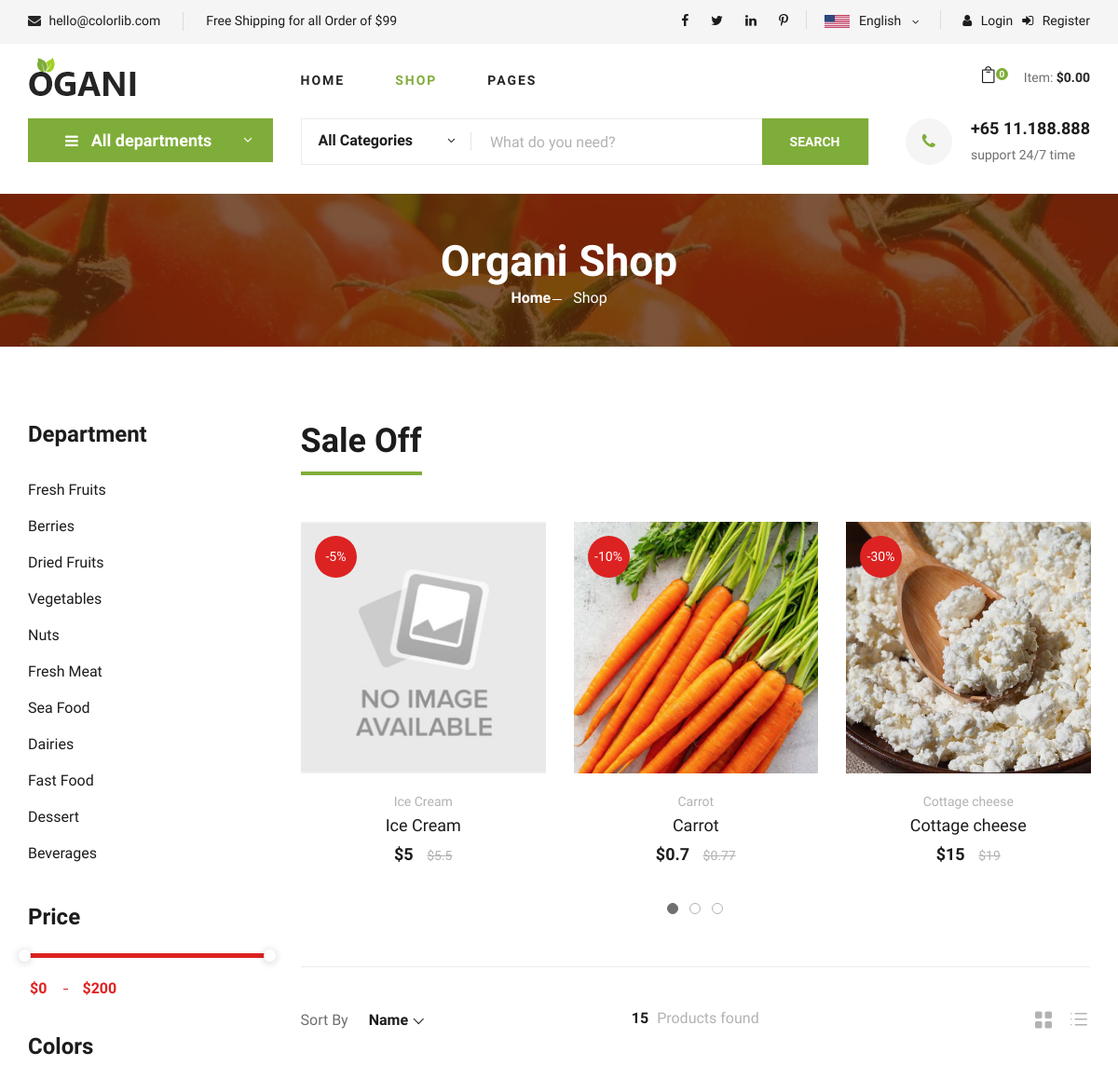
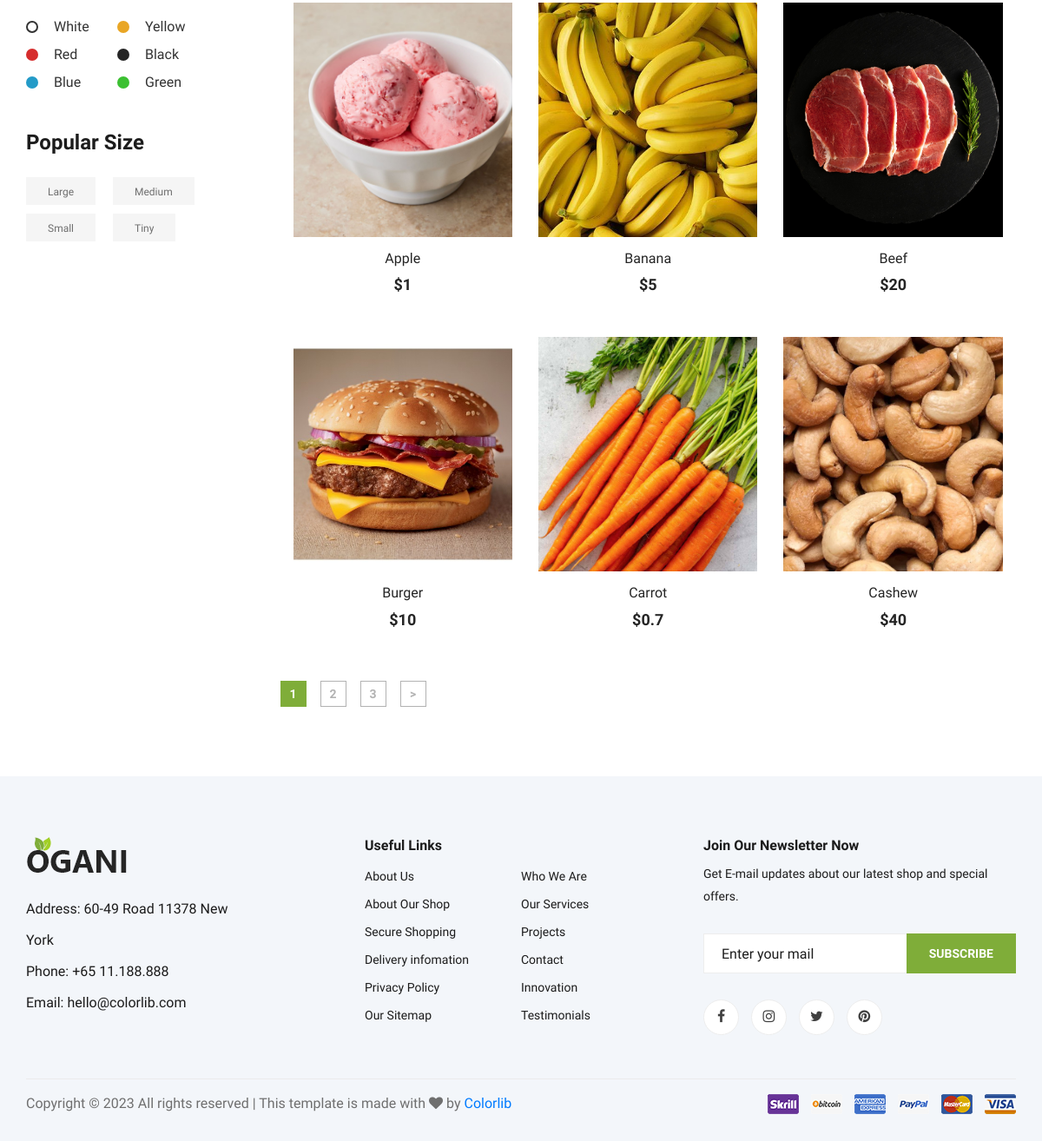
The app's page /shop/ with its own data (2 pictures, top to bottom).
### tables this page shows
CREATE TABLE `departments` (
  `id` int NOT NULL,
  `category_id` int NOT NULL,
  `name` varchar(255) NOT NULL,
  `sort_order` int NOT NULL DEFAULT '0',
  `created_at` timestamp NOT NULL DEFAULT CURRENT_TIMESTAMP,
  `updated_at` timestamp NOT NULL DEFAULT CURRENT_TIMESTAMP,
  `status` int NOT NULL DEFAULT '1'
);

CREATE TABLE `products` (
  `id` int NOT NULL,
  `name` varchar(255) NOT NULL,
  `weight` float NOT NULL,
  `size` varchar(255) NOT NULL,
  `color` varchar(255) NOT NULL,
  `department_id` int NOT NULL,
  `category_id` int NOT NULL,
  `price` float NOT NULL,
  `availability` int NOT NULL DEFAULT '1',
  `brand` varchar(255) NOT NULL,
  `is_sale` int NOT NULL DEFAULT '0',
  `sale_percent` int DEFAULT '0',
  `old_price` float DEFAULT '0',
  `created_at` timestamp NOT NULL DEFAULT CURRENT_TIMESTAMP,
  `updated_at` timestamp NOT NULL DEFAULT CURRENT_TIMESTAMP,
  `status` int NOT NULL DEFAULT '1'
);

### Controllers/SiteController.php (called while the page is built, shortened)
<?php
class SiteController extends BaseController
{
    public function actionShop($page = 1)
    {
        $products = ProductRepository::getProductsList($page);
        $pagination = new Pagination($this->total, $page, Product::SHOW_BY_DEFAULT, 'page-');
        require_once(ROOT . '/view/shop/index.php');
        return true;
    }
}

### index.php (called while the page is built, shortened)
<?php
require_once(ROOT.'/components/Autoload.php');
$router = new Router();
$router->run();

### components/BaseController.php (called while the page is built, shortened)
<?php
class BaseController
{
    public function __construct()
    {
        $this->departments = CategoryRepository::getDeptList();
        $this->total = ProductRepository::getTotalProducts();
        $this->saleProducts = ProductRepository::getSaleProducts(9);
        $this->departmentId = false;
    }
}

### Repositories/CategoryRepository.php (called while the page is built, shortened)
<?php
class CategoryRepository
{
    private static function executeQuery($sql, $params = [])
    {
        $db = Db::getConnection();
        $result = $db->prepare($sql);
        $result->setFetchMode(PDO::FETCH_ASSOC);
        $result->execute($params);
        return $result->fetchAll();
    }
    public static function getDeptList($admin = false)
    {
        $sql = 'SELECT * FROM departments';
        $params = [];
        if (!$admin) {
            $sql .= ' WHERE status = :status';
            $params[':status'] = Department::ACTIVE;
        }
        $sql .= ' ORDER BY sort_order';
        return self::executeQuery($sql, $params);
    }
}

### components/Db.php (called while the page is built)
<?php
class Db
{
    public static function getConnection()
    {
        $paramsPath = './config/db_params.php';
        $params = include($paramsPath);
        $dsn = "mysql:host={$params['host']};dbname={$params['dbname']}";
        $db = new PDO($dsn, $params['user'], $params['password']);
        $db->exec("set names utf8");
        return $db;
    }
}

### config/db_params.php (called while the page is built)
<?php
return array(
    'host' => '127.0.0.1:3307',
    'dbname' => 'phpshop',
    'user' => 'root',
    'password' => ''
);

### Repositories/ProductRepository.php (called while the page is built, shortened)
<?php
class ProductRepository
{
    private static function executeQuery($sql, $params = [])
    {
        $db = Db::getConnection();
        $result = $db->prepare($sql);
        $result->setFetchMode(PDO::FETCH_ASSOC);
        $result->execute($params);
        return $result->fetchAll();
    }
    private static function executeIntQuery($sql, $params = [])
    {
        $db = Db::getConnection();
        $result = $db->prepare($sql);
        foreach ($params as $key => $value) {
            $result->bindValue($key, $value, is_int($value) ? PDO::PARAM_INT : PDO::PARAM_STR);
        }
        $result->execute();
        return $result->fetchAll(PDO::FETCH_ASSOC);
    }
    public static function getSaleProducts($count = Product::SHOW_BY_DEFAULT, $categoryId = null, $departmentId = null)
    {
        $sql = "
        SELECT id, department_id, name, price, old_price, sale_percent
        FROM products
        WHERE status = :status
        AND is_sale = 1
    ";
        $params = [':status' => Product::ACTIVE];
        return self::executeIntQuery($sql . "ORDER BY id DESC LIMIT :count", $params + [':count' => (int)$count]);
    }
    public static function getProductsList($page = 1, $categoryId = null, $departmentId = null)
    {
        $page = (int) preg_replace('/[^0-9]/', '', $page);
        $limit = Product::SHOW_BY_DEFAULT;
        $offset = ($page - 1) * $limit;
        $sql = "
            SELECT id, name, price, is_sale, old_price, department_id
            FROM products
            WHERE status = :status
        ";
        $params = [':status' => Product::ACTIVE];
        $sql .= "ORDER BY name LIMIT :limit OFFSET :offset";
        return self::executeIntQuery($sql, array_merge($params, [':limit' => (int) $limit, ':offset' => (int) $offset]));
    }
    public static function getTotalProducts($categoryId = null, $departmentId = null)
    {
        $sql = "
            SELECT COUNT(id) AS count
            FROM products
            WHERE status = :status
        ";
        $params = [':status' => Product::ACTIVE];
        $results = self::executeQuery($sql, $params);
        return !empty($results) && isset($results[0]['count']) ? (int) $results[0]['count'] : 0;
    }
}

### components/Autoload.php (called while the page is built, shortened)
<?php
function myAutoload($class_name)
{
    $array_paths = array(
        '/models/',
        '/components/',
        '/controllers/',
        '/services/',
        '/repositories/',
    );
    foreach ($array_paths as $path) {
        $path = ROOT . $path . $class_name . '.php';
    }
}

### Services/ProductService.php (called while the page is built, shortened)
<?php
class ProductService
{
    public static function getImage($id)
    {
        $noImage = 'no-image.jpg';
        $path = '/upload/img/products/';
        $pathToProductImage = $path . $id . '.jpg';
        if (file_exists($_SERVER['DOCUMENT_ROOT'] . $pathToProductImage)) {
            return $pathToProductImage;
        }
        return $path . $noImage;
    }
}

### View/shop/index.php (the view, shortened to what this page needs)
<? include_once(ROOT . '/view/layouts/header.php'); ?>
<section class="breadcrumb-section set-bg" data-setbg="/upload/img/breadcrumb.jpg">
    <div class="container">
        <div class="row">
            <div class="col-lg-12 text-center">
                <div class="breadcrumb__text">
                    <h2>Organi Shop</h2>
                    <div class="breadcrumb__option">
                        <a href="/">Home</a>
                        <span>Shop</span>
                    </div>
                </div>
            </div>
        </div>
    </div>
</section>
<section class="product spad">
    <div class="container">
        <div class="row">
            <div class="col-lg-3 col-md-5">
                <div class="sidebar">
                    <div class="sidebar__item">
                        <h4>Department</h4>
                        <ul>
                            <? foreach ($this->departments as $department) : ?>
                                <li><a href="/shop/<?= $department['category_id']; ?>/department-<?= $department['id']; ?>" class="<? if ($this->departmentId == $department['id']) echo 'active'; ?>"><?= $department['name']; ?></a></li>
                            <? endforeach; ?>
                        </ul>
                    </div>
                    <div class="sidebar__item">
                        <h4>Price</h4>
                        <div class="price-range-wrap">
                            <div class="price-range ui-slider ui-corner-all ui-slider-horizontal ui-widget ui-widget-content" data-min="0" data-max="200" class="filter-btn">
                                <span tabindex="0" class="ui-slider-handle ui-corner-all ui-state-default"></span>
                                <span tabindex="0" class="ui-slider-handle ui-corner-all ui-state-default"></span>
                            </div>
                            <div class="range-slider">
                                <div class="price-input">
                                    <input type="text" id="minamount" class="filter-btn" data-filter="price" />
                                    <input type="text" id="maxamount" class="filter-btn" data-filter="price" />
                                </div>
                            </div>
                        </div>
                    </div>
                    <div class="sidebar__item sidebar__item__color--option">
                        <h4>Colors</h4>
                        <div class="sidebar__item__color sidebar__item__color--white">
                            <label for="white">
                                White
                            </label>
                        </div>
                        <div class="sidebar__item__color sidebar__item__color--gray">
                            <label for="yellow">
                                Yellow
                            </label>
                        </div>
                        <div class="sidebar__item__color sidebar__item__color--red">
                            <label for="red">
                                Red
                            </label>
                        </div>
                        <div class="sidebar__item__color sidebar__item__color--black">
                            <label for="black">
                                Black
                            </label>
                        </div>
                        <div class="sidebar__item__color sidebar__item__color--blue">
                            <label for="blue">
                                Blue
                            </label>
                        </div>
                        <div class="sidebar__item__color sidebar__item__color--green">
                            <label for="green">
                                Green
                            </label>
                        </div>
                    </div>
                    <div class="sidebar__item">
                        <h4>Popular Size</h4>
                        <div class="sidebar__item__size">
                            <label for="large">
                                Large
                            </label>
                        </div>
                        <div class="sidebar__item__size">
                            <label for="medium">
                                Medium
                            </label>
                        </div>
                        <div class="sidebar__item__size">
                            <label for="small">
                                Small
                            </label>
                        </div>
                        <div class="sidebar__item__size">
                            <label for="tiny">
                                Tiny
                            </label>
                        </div>
                    </div>
                </div>
            </div>
            <div class="col-lg-9 col-md-7">
                <div class="product__discount">
                    <div class="section-title product__discount__title">
                        <h2>Sale Off</h2>
                    </div>
                    <div class="row">
                        <? if (count($this->saleProducts) > 0) : ?>
                            <div class="product__discount__slider owl-carousel">
                                <? foreach ($this->saleProducts as $saleProduct) : ?>
                                    <div class="col-lg-4">
                                        <div class="product__discount__item">
                                            <div class="product__discount__item__pic set-bg" data-setbg="<?= ProductService::getImage($saleProduct['id']) ?>">
                                                <div class="product__discount__percent">
                                                    -<?= $saleProduct['sale_percent']; ?>%
                                                </div>
                                            </div>
                                            <div class="product__discount__item__text">
                                                <span><?= $saleProduct['name']; ?></span>
                                                <h5><a href="/product/<?= $saleProduct['id']; ?>"><?= $saleProduct['name']; ?></a></h5>
                                                <div class="product__item__price">
                                                    $<?= $saleProduct['price']; ?> <span>$<?= $saleProduct['old_price']; ?></span>
                                                </div>
                                            </div>
                                        </div>
                                    </div>
                                <? endforeach; ?>
                            </div>
                        <? else : ?>
                            <h2>No products on sale</h2>
                        <? endif ?>
                    </div>
                </div>
                <div class="filter__item">
                    <div class="row">
                        <div class="col-lg-4 col-md-5">
                            <div class="filter__sort">
                                <span>Sort By</span>
                            </div>
                        </div>
                        <div class="col-lg-4 col-md-4">
                            <div class="filter__found">
                                <h6><span><?= $this->total; ?></span> Products found</h6>
                            </div>
                        </div>
                        <div class="col-lg-4 col-md-3">
                            <div class="filter__option">
                                <span class="icon_grid-2x2"></span>
                                <span class="icon_ul"></span>
                            </div>
                        </div>
                    </div>
                </div>
                <div class="row" id="filter">
                    <ul id="sort" class="col-lg-12 d-flex flex-wrap list-unstyled position-relative">
                        <? foreach ($products as $product) : ?>
                            <li class="col-lg-4 col-md-6 col-sm-6 product__item">
                                <div class="product__item__pic set-bg" data-setbg="<?= ProductService::getImage($product['id']) ?>">
                                </div>
                                <div class="product__item__text">
                                    <h6><a href="/product/<?= $product['id']; ?>"><?= $product['name']; ?></a></h6>
                                    <h5>$<?= $product['price'] ?></h5>
                                </div>
                            </li>
                        <? endforeach; ?>
                    </ul>
                </div>
                <?= $pagination->get(); ?>
            </div>
        </div>
    </div>
</section>
<? include_once ROOT . '/view/layouts/footer.php'; ?>

### components/Router.php (shortened to what this page needs)
<?php
class Router
{
    private $routes;
    public function __construct()
    {
        $routesPath = ROOT . '/config/routes.php';
        $this->routes = include($routesPath);
    }
    private function getURI()
    {
        if (!empty($_SERVER['REQUEST_URI'])) {
            return trim($_SERVER['REQUEST_URI'], '/');
        }
    }
    public function run()
    {
        $uri = $this->getURI();
        foreach ($this->routes as $uriPattern => $path) {
            if (preg_match("~$uriPattern~", $uri)) {
                $internalRoute = preg_replace("~$uriPattern~", $path, $uri);
                $segments = explode('/', $internalRoute);
                $controllerName = array_shift($segments) . 'Controller';
                $actionName = 'action' . ucfirst(array_shift($segments));
                $parameters = $segments;
                $controllerObject = new $controllerName;
                $result = call_user_func_array(array($controllerObject, $actionName), $parameters);
                if ($result != null) {
                    break;
                }
            }
        }
    }
}

### records on screen
departments: name "Fresh Fruits"
departments: name "Berries"
departments: name "Dried Fruits"
departments: name "Vegetables"
departments: name "Nuts"
departments: name "Fresh Meat"
departments: name "Sea Food"
departments: name "Dairies"
departments: name "Fast Food"
departments: name "Dessert"
departments: name "Beverages"
products: shows a picture, sale_percent "5", name "Ice Cream", price "5", old_price "5.5"
products: shows a picture, sale_percent "10", name "Carrot", price "0.7", old_price "0.77"
products: shows a picture, sale_percent "30", name "Сottage cheese", price "15", old_price "19"
products: shows a picture, name "Apple", price "1"
products: shows a picture, name "Banana", price "5"
products: shows a picture, name "Beef", price "20"
products: shows a picture, name "Burger", price "10"
products: shows a picture, name "Cashew", price "40"

### other values on screen
$this->totalPrice "0.00"
$this->total "15"
$text "2"
$text "3"
$text ">"
